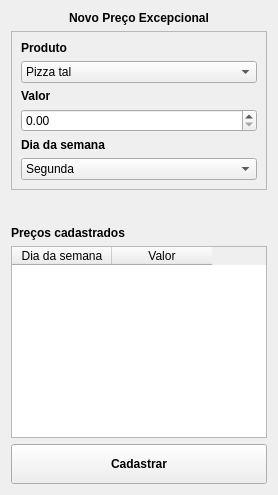
      <widget class="QWidget" name="tab_preco">
       <attribute name="title">
        <string>Preço</string>
       </attribute>
       <layout class="QVBoxLayout" name="verticalLayout_3">
        <item alignment="Qt::AlignHCenter">
         <widget class="QLabel" name="label_novo_preco">
          <property name="minimumSize">
           <size>
            <width>0</width>
            <height>0</height>
           </size>
          </property>
          <property name="maximumSize">
           <size>
            <width>16777215</width>
            <height>100</height>
           </size>
          </property>
          <property name="font">
           <font>
            <bold>true</bold>
           </font>
          </property>
          <property name="text">
           <string>Novo Preço Excepcional</string>
          </property>
         </widget>
        </item>
        <item>
         <widget class="QFrame" name="frame_8">
          <property name="frameShape">
           <enum>QFrame::StyledPanel</enum>
          </property>
          <property name="frameShadow">
           <enum>QFrame::Raised</enum>
          </property>
          <layout class="QVBoxLayout" name="verticalLayout_14">
           <item>
            <widget class="QLabel" name="label_produto_preco">
             <property name="font">
              <font>
               <bold>true</bold>
              </font>
             </property>
             <property name="text">
              <string>Produto</string>
             </property>
            </widget>
           </item>
           <item>
            <widget class="QComboBox" name="combo_box_produto_preco">
             <item>
              <property name="text">
               <string>Pizza tal</string>
              </property>
             </item>
            </widget>
           </item>
           <item>
            <widget class="QLabel" name="label_valor_preco">
             <property name="font">
              <font>
               <bold>true</bold>
              </font>
             </property>
             <property name="text">
              <string>Valor</string>
             </property>
            </widget>
           </item>
           <item>
            <widget class="QDoubleSpinBox" name="double_spin_valor_preco"/>
           </item>
           <item>
            <widget class="QLabel" name="label_dia_da_semana_preco">
             <property name="font">
              <font>
               <bold>true</bold>
              </font>
             </property>
             <property name="text">
              <string>Dia da semana</string>
             </property>
            </widget>
           </item>
           <item>
            <widget class="QComboBox" name="combo_box_dia_da_semana_preco">
             <item>
              <property name="text">
               <string>Segunda</string>
              </property>
             </item>
             <item>
              <property name="text">
               <string>Terça</string>
              </property>
             </item>
             <item>
              <property name="text">
               <string>Quarta</string>
              </property>
             </item>
             <item>
              <property name="text">
               <string>Quinta</string>
              </property>
             </item>
             <item>
              <property name="text">
               <string>Sexta</string>
              </property>
             </item>
             <item>
              <property name="text">
               <string>Sábado</string>
              </property>
             </item>
             <item>
              <property name="text">
               <string>Domingo</string>
              </property>
             </item>
            </widget>
           </item>
          </layout>
         </widget>
        </item>
        <item>
         <spacer name="vertical_spacer">
          <property name="orientation">
           <enum>Qt::Vertical</enum>
          </property>
          <property name="sizeType">
           <enum>QSizePolicy::Fixed</enum>
          </property>
          <property name="sizeHint" stdset="0">
           <size>
            <width>30</width>
            <height>30</height>
           </size>
          </property>
         </spacer>
        </item>
        <item>
         <widget class="QLabel" name="label_precos_cadastrados">
          <property name="maximumSize">
           <size>
            <width>16777215</width>
            <height>30</height>
           </size>
          </property>
          <property name="font">
           <font>
            <bold>true</bold>
            <strikeout>false</strikeout>
           </font>
          </property>
          <property name="text">
           <string>Preços cadastrados</string>
          </property>
         </widget>
        </item>
        <item>
         <widget class="QTableWidget" name="table_widget_precos_cadastrados">
          <property name="maximumSize">
           <size>
            <width>16777215</width>
            <height>250</height>
           </size>
          </property>
          <column>
           <property name="text">
            <string>Dia da semana</string>
           </property>
          </column>
          <column>
           <property name="text">
            <string>Valor</string>
           </property>
          </column>
         </widget>
        </item>
        <item>
         <widget class="QPushButton" name="push_button_cadastrar_preco">
          <property name="minimumSize">
           <size>
            <width>0</width>
            <height>40</height>
           </size>
          </property>
          <property name="font">
           <font>
            <bold>true</bold>
           </font>
          </property>
          <property name="text">
           <string>Cadastrar</string>
          </property>
         </widget>
        </item>
       </layout>
      </widget>
